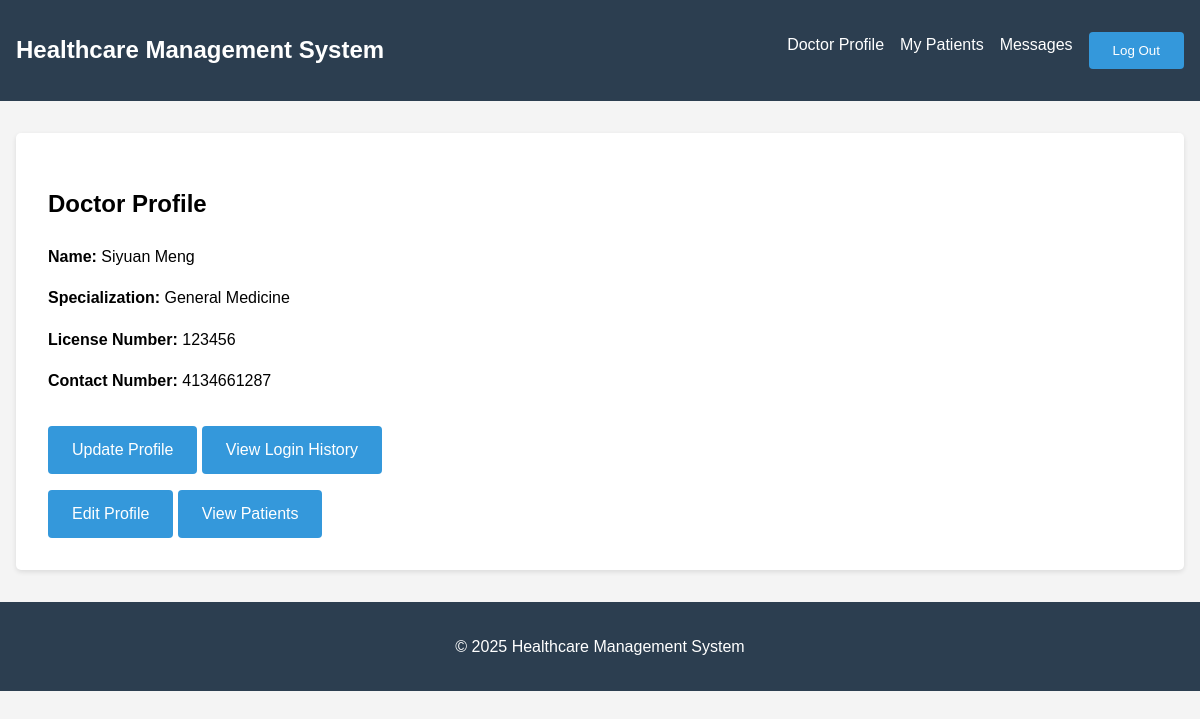
Page /doctor/profile/ (signed in) on the committed database.
### users/models.py (models this page shows, shortened)
class Doctor(models.Model):
    user = models.OneToOneField(User, on_delete=models.CASCADE)
    name = models.CharField(max_length=200)
    specialization = models.CharField(max_length=100)
    license_number = models.CharField(max_length=50)
    contact_number = models.CharField(max_length=20, blank=True)
    bio = models.TextField(blank=True)
    office_address = models.TextField(blank=True)
    office_hours = models.TextField(blank=True)

### users/views.py (the view)
# urls.py: path('doctor/profile/', views.DoctorProfileView.as_view(), name='doctor_profile'),
class DoctorProfileView(LoginRequiredMixin, DetailView):
    model = Doctor
    template_name = 'users/doctor_profile.html'
    context_object_name = 'doctor'
    def get_object(self):
        return self.request.user.doctor

### users/templates/users/doctor_profile.html (shortened to what this page needs)
{% extends 'base.html' %}
{% block content %}
<div class="profile-container">
    <h2>Doctor Profile</h2>
    <div class="profile-details">
        <p><strong>Name:</strong> {{ doctor.name }}</p>
        <p><strong>Specialization:</strong> {{ doctor.specialization }}</p>
        <p><strong>License Number:</strong> {{ doctor.license_number }}</p>
        {% if doctor.contact_number %}
            <p><strong>Contact Number:</strong> {{ doctor.contact_number }}</p>
        {% endif %}
    </div>
    <div class="mt-3">
        <a href="{% url 'doctor_profile_update' %}" class="btn btn-primary">Update Profile</a>
        <a href="{% url 'login_history' %}" class="btn btn-info">View Login History</a>
    </div>
    <a href="{% url 'doctor_profile_update' %}" class="btn">Edit Profile</a>
    <a href="{% url 'patient_list' %}" class="btn">View Patients</a>
</div>
{% endblock %}

### templates/base.html (style rules this page uses)
body { font-family: Arial, sans-serif; line-height: 1.6; margin: 0; padding: 0; background-color: #f4f4f4; }
.btn { display: inline-block; background-color: #3498db; color: white; text-decoration: none; padding: 0.7rem 1.5rem; border-radius: 4px; margin-top: 1rem; }

### rows in the picture
Doctor: name "Siyuan Meng", specialization "General Medicine", license_number "123456", contact_number "4134661287"
